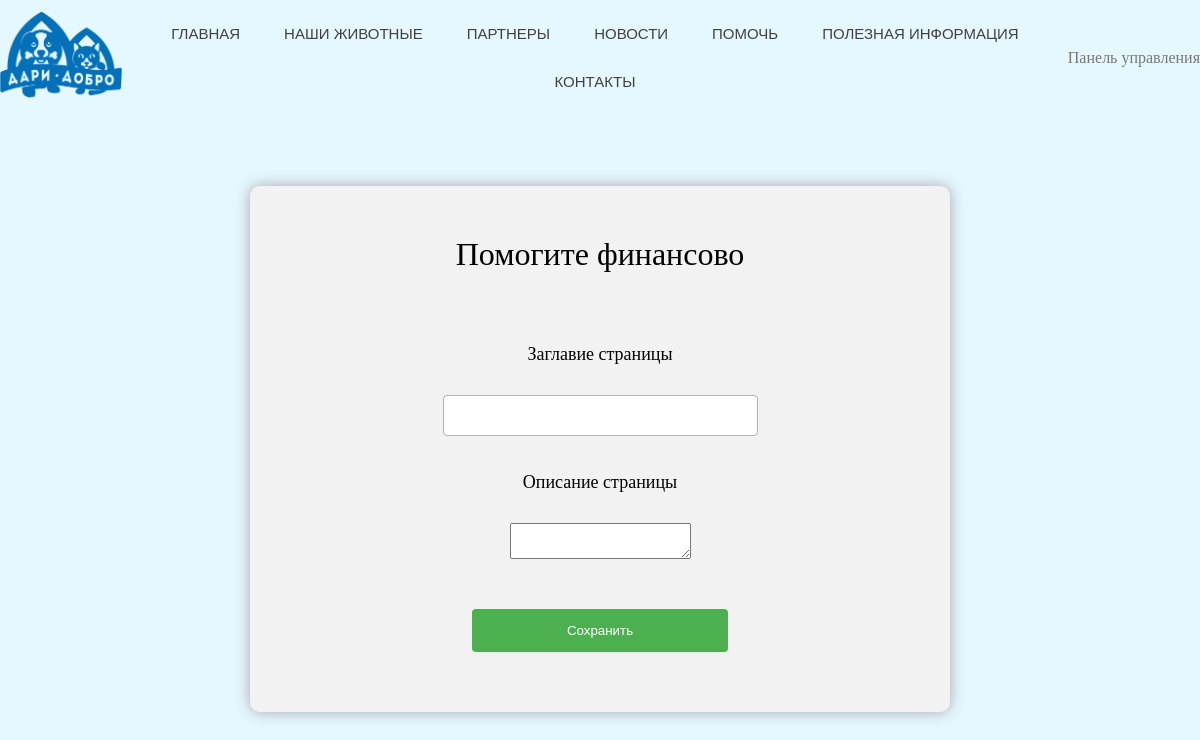
The app's page /edit_page?page=help_money&page_name=Помогите+финансово (signed in), older data.
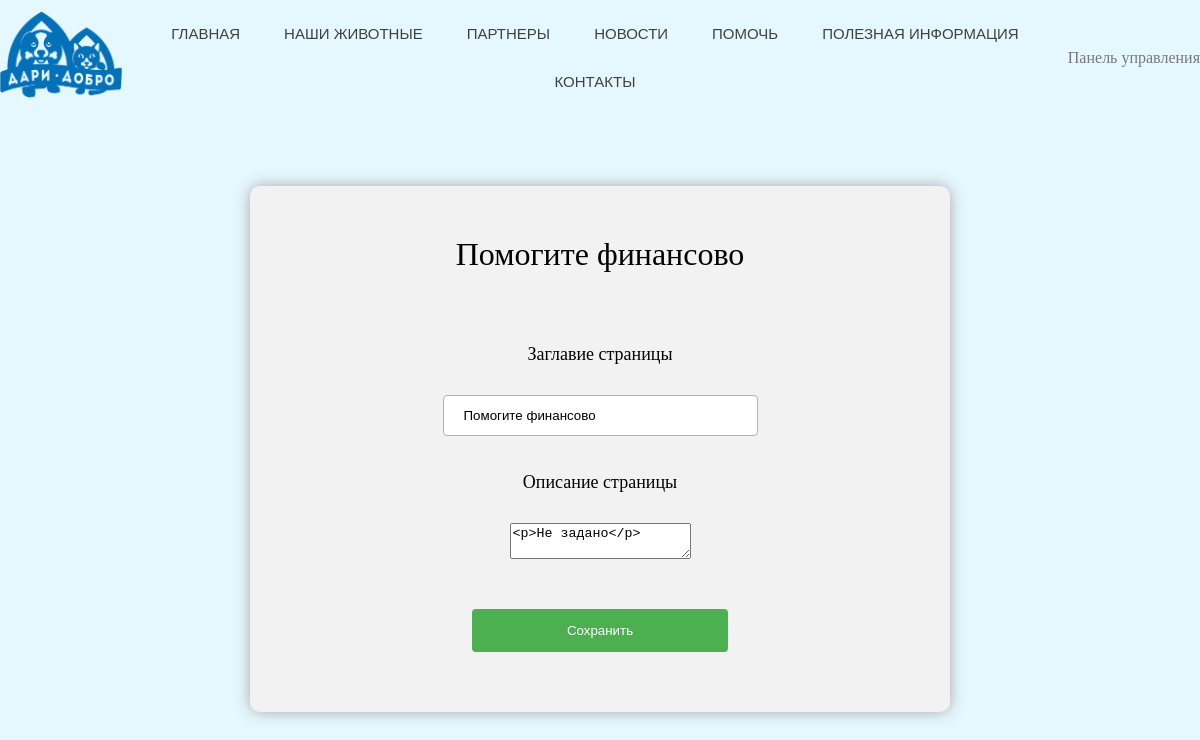
The same page, newer data.
### app/models.py (models this page shows)
class PagesData(__basemodel):
    __tablename__ = 'pages_data'
    page = sa.Column(sa.String, primary_key=True)
    title = sa.Column(sa.String)
    description = sa.Column(sa.String)

### app/routes.py (the view)
@application.route("/edit_page", methods=["GET", "POST"])
@login_required
def edit_page_description():
    form = PageDataForm()
    page = request.args.get("page")
    page_name = request.args.get("page_name")
    if form.validate_on_submit():
        if PagesData.query.get(page):
            data = PagesData.query.get(page)
            data.description = form.description.data
            data.title = form.title.data
        else:
            data = PagesData()
            data.page = page
            data.description = form.description.data
            data.title = form.title.data
            db.session.add(data)
        db.session.commit()
        return redirect(url_for(page))
    elif PagesData.query.get(page):
        form.description.data = PagesData.query.get(page).description
        form.title.data = PagesData.query.get(page).title
    return render_template("forms/edit_page_description.html", user=current_user, form=form, page_name=page_name)

### app/forms.py
class PageDataForm(FlaskForm):
    _name = "Изменить страницу"
    title = StringField("Заглавие страницы", validators=[DataRequired()])
    description = CKEditorField("Описание страницы", validators=[DataRequired()])
    save = SubmitField("Сохранить")

### app/routes.py (called while the page is built)
@login.user_loader
def load_user(user_id):
    return User.query.get(int(user_id))

### app/templates/forms/edit_page_description.html (shortened to what this page needs)
<!DOCTYPE html>
<html lang="ru">
{% extends "base_template.html" %}
    {% block head %}
    <link rel="stylesheet" type="text/css" href="/static/css/form.css">
    {% endblock %}
{% block after %}
<div class="form-block">
    {% if page_name %}
    <h1>{{page_name}}</h1>
    {% else %}
    <h1>{{form._name}}</h1>
    {% endif %}
    <form action="" enctype="multipart/form-data" method="post">
        {{ form.title.label }}
        <p>
            {{ form.title(size=32) }}
        </p>
        {{ form.description.label }}
        <p class="editor">
            {{ form.description() }}
        </p>
        {{ form.save() }}
    </form>
</div>
{% endblock %}

Row changes from the older to the newer data that the page shows:
added PagesData: title "Помогите финансово", description "<p>Не задано</p>"
Text that changed along with them:
{{ page_name }}: "Помогите финансово" → (not shown)
